Frame 1 (no input): blank canvas, image omitted
Frame 60 (the mouse pressed at the canvas centre just before this capture): blank canvas, image omitted
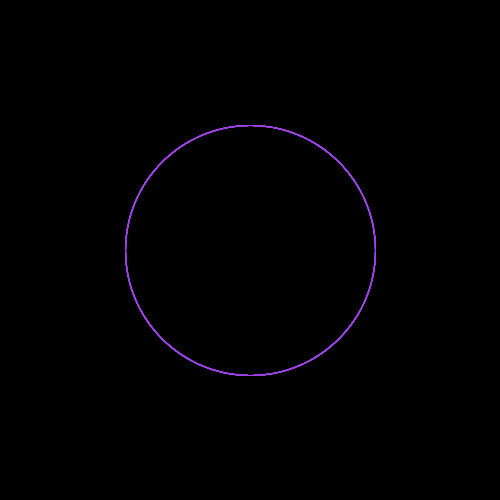
Frame 120 (the mouse held since frame 60 and released just before this capture)

The Processing sketch whose frames 1 and 60 were blank and that drew this single picture after the mouse press (run headless with seeded random() and noise(); from frame 60 on, the mouse is pressed at the canvas centre):

// Processing sketch: processingCreativityExample2
// ── processingCreativityExample2.pde
color c = color(151, 255, 18);

void setup(){
  size(500, 500);
  background(0);
}

void draw(){
  noFill();
  stroke(c);
  ellipse(width/2, height/2, mouseX, mouseY);
  noStroke();
  fill(0, 0, 0, 5);
  rect(0, 0, width, height);
}

void mousePressed(){
  c = color(random(0, 255), random(0, 255), random(0, 255));
}
